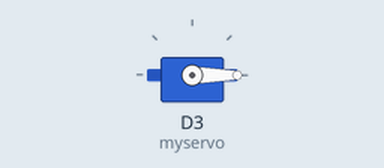
A sketch run on a simulated ESP8266 (NodeMCU). Shown: servo.

Above: at 0.05 s.
At 3.0 s:
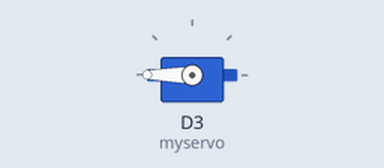
Timing chart, 0 to 6.9 s (numbered marks = the images above):
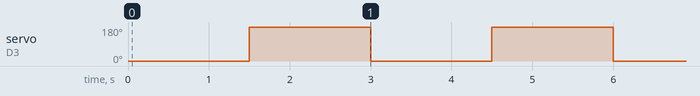

Measured:
- by itself, servo on D3 (myservo): alternates 180° for 1.5 s and 0° for 1.5 s

The sketch:

sketch_nov27a.ino
```cpp
#include <Servo.h>

Servo myservo;  // create servo object to control a servo

int potpin = 0;  // analog pin used to connect the potentiometer
int val;    // variable to read the value from the analog pin

void setup() {
  myservo.attach(D3);  // attaches the servo on pin 9 to the servo object
}

void loop() {

  myservo.write(0);                  // sets the servo position according to the scaled value
  delay(1500);                           // waits for the servo to get there
  myservo.write(180);                  // sets the servo position according to the scaled value
  delay(1500);                           // waits for the servo to get there
}
```
